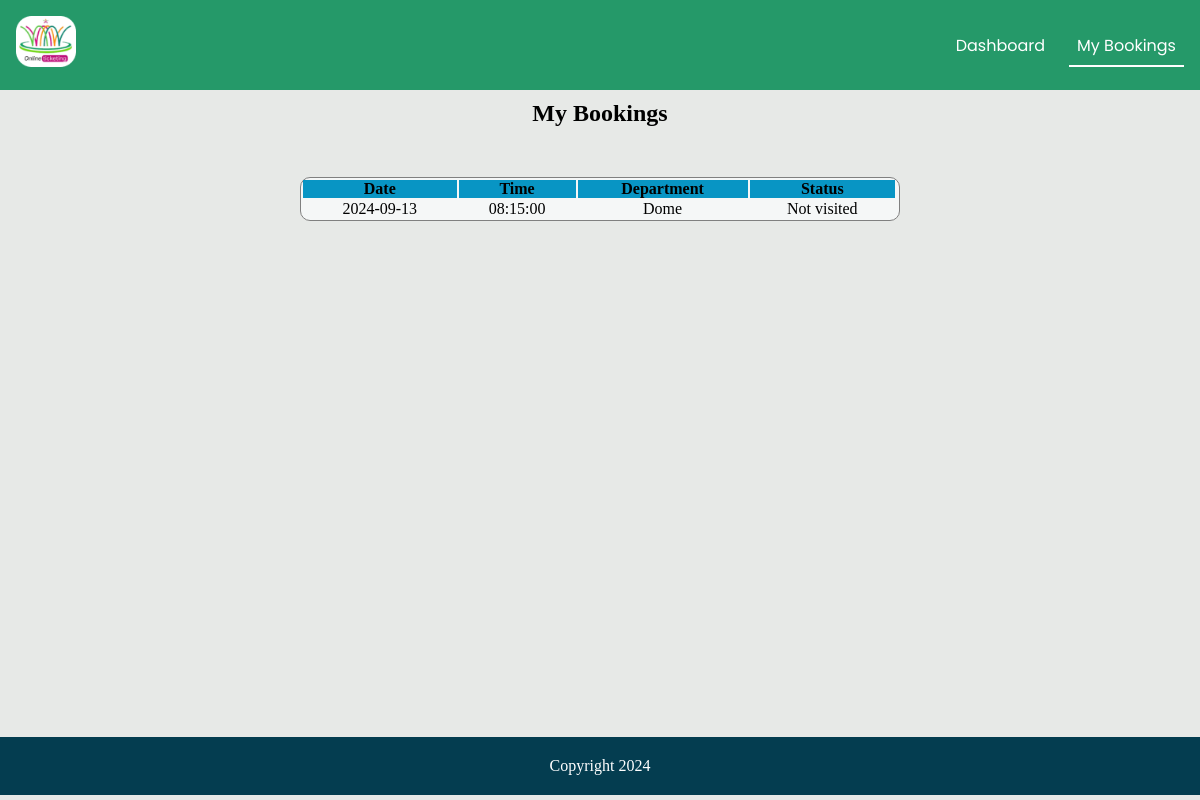
Screenshot of /client/myappointments.php (signed in) with the database file from the repository.
### tables this page shows
CREATE TABLE `booking` (
  `department` varchar(40) DEFAULT NULL,
  `Customer` varchar(50) DEFAULT NULL,
  `Date` date DEFAULT NULL,
  `Time` time DEFAULT NULL,
  `status` varchar(15) DEFAULT NULL,
  `contact` varchar(40) DEFAULT NULL
);

### client/myappointments.php (the view, shortened to what this page needs)
<?php
    include '../connection.php';
    $client = $_SESSION['client'];
        $select = "SELECT * FROM booking where contact = '$client'";
        $query = mysqli_query($connection, $select);
       ?>
<!DOCTYPE html>
<html lang="en">
  <head>
    <link
      rel="stylesheet"
      href="https://cdnjs.cloudflare.com/ajax/libs/font-awesome/6.4.0/css/all.min.css"
    />
    <link rel="stylesheet" href="../css/tickets.css" />
  </head>
  <body>
    <nav>
      <a href="#home" id="logo"><img src="../images/logo.png"></a>
      <ul>
        <li>
          <a href="dashboard.php" >Dashboard</a>
        </li>
        <li>
            <a href="#" class="active">My Bookings</a>
          </li>
      </ul>
    </nav>
    <h2 id="h11">My Bookings</h2>
   <div class="query">
    </div>
        <?php
        if($query -> num_rows == 0){
          echo "<p>You have no booking appointments<p>";
        }
        else{
         while($res = mysqli_fetch_assoc($query)){
            echo '
             <div class="tablediv">
             <table>
             <tr>
            <th>Date </th>
            <th>Time</th>
            <th>Department</th>
            <th>Status </th>
            <th></th>
            </tr>
                <tr>
                      <td>'.$res['Date'].'</td>
                      <td>'.$res['Time'].'</td>
                      <td>'.$res['department'].'</td>
                      <td>'.$res['status'].'</td>
                  </tr>
                ';
          }
        }
        ?>
    </table>
    </div>
    <footer>
        <p>Copyright 2024</p>
    </footer>
  </body>
</html>

### css/tickets.css (style rules this page uses)
* { padding: 0; margin: 0; box-sizing: border-box; }
body { background-color: #e7e9e7; }
nav { font-family: "Poppins", sans-serif; display: flex; align-items: center; justify-content: space-between; background-color: #259969; padding: 1em; }
nav a { text-decoration: none; text-transform: capitalize; color: #ffffff; }
#logo img { width:60px; }
ul { list-style: none; display: flex; gap: 1em; }
ul a { padding: 0.5em; }
.active { border-bottom: 2px solid #ffffff; }
#h11 { text-align: center; margin-top: 10px; margin-bottom: 10px; }
.tablediv { min-height: 70vh; }
table { width: 50%; text-align: center; border: 0.3px solid gray; margin: auto; border-radius: 10px; background-color: #f5f7f7; }
table th { background-color: #0895c4; }
table tr:nth-child(odd) { background-color: rgb(188, 198, 207); }
.query { width:98%; display: flex; align-items: center; justify-content: center; margin-bottom: 20px; padding:10px; flex-direction: column; }
footer { background-color: #043d50; padding: 20px; display: flex; justify-content: center; align-items: center; color: #ffffff; }

### rows the page displays
booking: Date "2024-09-13", Time "08:15:00", department "Dome", status "Not visited"
